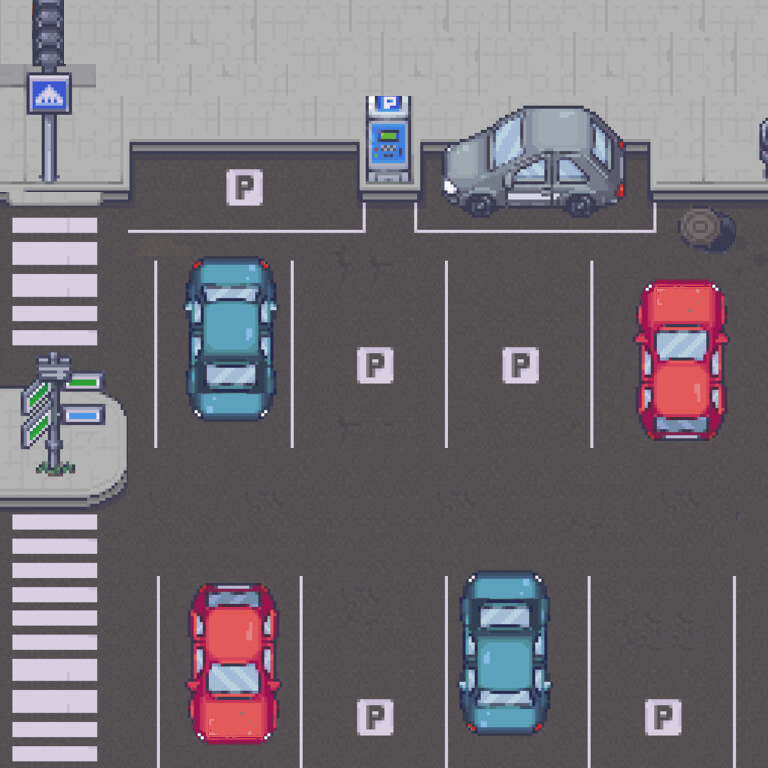

Rendered tile map (Tiled .tmx) drawn with the repository's tilesets; below, a short description and the full map source, tile grids included:
An orthogonal 24x24 tile map with 32x32 px tiles, 1 tile layer (Tile Layer 1), 2 tilesets and 12 objects.

<map version="1.10" tiledversion="1.10.2" orientation="orthogonal" renderorder="right-down" width="24" height="24" tilewidth="32" tileheight="32" infinite="0" nextlayerid="3" nextobjectid="15">
 <tileset firstgid="1" source="giustoparcheggio.tsx" />
 <tileset firstgid="577" source="untPArk.tsx" />
 <layer id="1" name="Tile Layer 1" width="24" height="24">
  <data encoding="csv">
577,578,579,580,581,582,583,584,585,586,587,588,589,590,591,592,593,594,595,596,597,598,599,600,
601,602,603,604,605,606,607,608,609,610,611,612,613,614,615,616,617,618,619,620,621,622,623,624,
625,626,627,628,629,630,631,632,633,634,635,636,637,638,639,640,641,642,643,644,645,646,647,648,
649,650,651,652,653,654,655,656,657,658,659,660,661,662,663,664,665,666,667,668,669,670,671,672,
673,674,675,676,677,678,679,680,681,682,683,684,685,686,687,688,689,690,691,692,693,694,695,696,
697,698,699,700,701,702,703,704,705,706,707,708,709,710,711,712,713,714,715,716,717,718,719,720,
721,722,723,724,725,726,727,728,729,730,731,732,733,734,735,736,737,738,739,740,741,742,743,744,
745,746,747,748,749,750,751,752,753,754,755,756,757,758,759,760,761,762,763,764,765,766,767,768,
193,194,195,196,773,198,199,200,201,778,779,780,781,782,783,784,785,786,787,212,213,214,215,792,
217,218,219,220,797,222,223,224,225,802,803,804,805,806,807,808,809,810,811,236,237,238,239,816,
241,242,243,244,821,246,247,248,249,826,827,828,829,830,831,832,833,834,835,260,261,262,263,840,
265,266,267,268,845,270,271,272,273,850,851,852,853,854,855,856,857,858,859,284,285,286,287,864,
289,290,291,292,869,294,295,296,297,874,875,876,877,878,879,880,881,882,883,308,309,310,311,888,
313,314,315,316,893,318,319,320,321,898,899,900,901,902,903,904,905,906,907,332,333,334,335,912,
337,338,339,340,341,342,343,344,345,346,347,348,349,350,351,352,353,354,355,356,357,358,359,360,
361,362,363,364,365,366,367,368,369,370,371,372,373,374,375,376,377,378,379,380,381,382,383,384,
385,386,387,388,965,966,967,968,969,970,971,972,973,974,975,976,977,978,979,980,981,982,983,984,
409,410,411,412,989,990,991,992,993,994,995,996,997,998,423,424,425,426,1003,1004,1005,1006,1007,1008,
433,434,435,436,1013,438,439,440,441,1018,1019,1020,1021,1022,447,448,449,450,1027,1028,1029,1030,1031,1032,
457,458,459,460,1037,462,463,464,465,1042,1043,1044,1045,1046,471,472,473,474,1051,1052,1053,1054,1055,1056,
481,482,483,484,1061,486,487,488,489,1066,1067,1068,1069,1070,495,496,497,498,1075,1076,1077,1078,1079,1080,
505,506,507,508,1085,510,511,512,513,1090,1091,1092,1093,1094,519,520,521,522,1099,1100,1101,1102,1103,1104,
529,530,531,532,1109,534,535,536,537,1114,1115,1116,1117,1118,543,544,545,546,1123,1124,1125,1126,1127,1128,
1129,1130,1131,1132,1133,1134,1135,1136,1137,1138,1139,1140,1141,1142,1143,1144,1145,1146,1147,1148,1149,1150,1151,1152
</data>
 </layer>
 <objectgroup id="2" name="collision mask">
  <object id="1" x="185" y="584" width="98" height="159">
   <ellipse />
  </object>
  <object id="2" x="460" y="568" width="94" height="167">
   <ellipse />
  </object>
  <object id="4" x="183" y="251" width="94" height="172">
   <ellipse />
  </object>
  <object id="5" x="633" y="281" width="98" height="164">
   <ellipse />
  </object>
  <object id="6" x="444" y="117" width="193" height="94">
   <ellipse />
  </object>
  <object id="7" x="51" y="433" width="6" height="35" />
  <object id="8" x="45" y="121" width="8" height="60" />
  <object id="9" x="370" y="103" width="36" height="80">
   <ellipse />
  </object>
  <object id="10" x="100" y="767" width="667" height="1" />
  <object id="11" x="767" y="-1" width="1" height="769" />
  <object id="13" x="0" y="0" width="4" height="768" />
  <object id="14" x="4" y="0" width="679" height="3" />
 </objectgroup>
</map>
